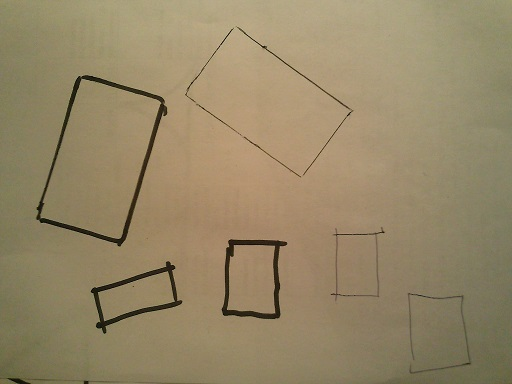
//> input picture tests/rectangle_5_1_6.jpg, 512 x 384 px
$ ./search_by_color   (built with g++ and OpenCV 4)
//> lines starting //> are read from the running program, lines starting //| are printed output that depends on the picture
//
// позволяет подобрать параметры
// Rmin, Rmax, Gmin, Gmax, Bmin, Bmax
// для выделения нужного объекта по цвету
//
// http://robocraft.ru/blog/computervision/365.html
//

#include <opencv/cv.h>
#include <opencv/highgui.h>
#include <opencv/cxcore.h>
#include <stdlib.h>
#include <stdio.h>

IplImage* image = 0;
IplImage* dst = 0;

// для хранения каналов RGB
IplImage* rgb = 0;
IplImage* r_plane = 0;
IplImage* g_plane = 0;
IplImage* b_plane = 0;
// для хранения каналов RGB после преобразования
IplImage* r_range = 0;
IplImage* g_range = 0;
IplImage* b_range = 0;
// для хранения суммарной картинки
IplImage* rgb_and = 0;

int Rmin = 0;
int Rmax = 256;

int Gmin = 0;
int Gmax = 256;

int Bmin = 0;
int Bmax = 256;

int RGBmax = 256;

//
// функции-обработчики ползунка
//
void myTrackbarRmin(int pos) {
        Rmin = pos;
        cvInRangeS(r_plane, cvScalar(Rmin), cvScalar(Rmax), r_range);
}

void myTrackbarRmax(int pos) {
        Rmax = pos;
        cvInRangeS(r_plane, cvScalar(Rmin), cvScalar(Rmax), r_range);
}

void myTrackbarGmin(int pos) {
        Gmin = pos;
        cvInRangeS(g_plane, cvScalar(Gmin), cvScalar(Gmax), g_range);
}

void myTrackbarGmax(int pos) {
        Gmax = pos;
        cvInRangeS(g_plane, cvScalar(Gmin), cvScalar(Gmax), g_range);
}

void myTrackbarBmin(int pos) {
        Bmin = pos;
        cvInRangeS(b_plane, cvScalar(Bmin), cvScalar(Bmax), b_range);
}

void myTrackbarBmax(int pos) {
        Bmax = pos;
        cvInRangeS(b_plane, cvScalar(Bmin), cvScalar(Bmax), b_range);
}

int main(int argc, char* argv[])
{
        // имя картинки задаётся первым параметром
        const char* filename = argc == 2 ? argv[1] : "../tests/rectangle_5_1_6.jpg";
        // получаем картинку
        image = cvLoadImage(filename,1);
//> image is the input picture: 384 rows x 512 cols, CV_8UC3; mean B, G, R 102.9, 134.9, 150

        printf("[i] image: %s\n", filename);
        assert( image != 0 );

        // создаём картинки
        rgb = cvCreateImage( cvGetSize(image), IPL_DEPTH_8U, 3 );
        r_plane = cvCreateImage( cvGetSize(image), IPL_DEPTH_8U, 1 );
        g_plane = cvCreateImage( cvGetSize(image), IPL_DEPTH_8U, 1 );
        b_plane = cvCreateImage( cvGetSize(image), IPL_DEPTH_8U, 1 );
        r_range = cvCreateImage( cvGetSize(image), IPL_DEPTH_8U, 1 );
        g_range = cvCreateImage( cvGetSize(image), IPL_DEPTH_8U, 1 );
        b_range = cvCreateImage( cvGetSize(image), IPL_DEPTH_8U, 1 );
        rgb_and = cvCreateImage( cvGetSize(image), IPL_DEPTH_8U, 1 );
        //  копируем
        cvCopy(image, rgb);
        // разбиваем на отельные каналы
        cvSplit( rgb, b_plane, g_plane, r_plane, 0 );
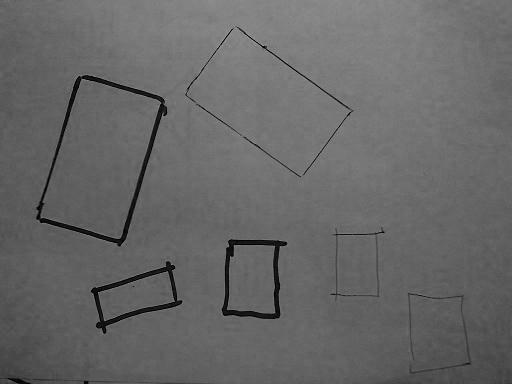
//> b_plane: 384 rows x 512 cols, CV_8UC1; min 0, max 163, mean 102.9
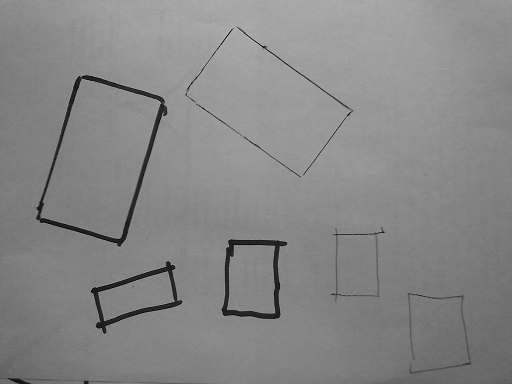
//> g_plane: 384 rows x 512 cols, CV_8UC1; min 0, max 193, mean 134.9
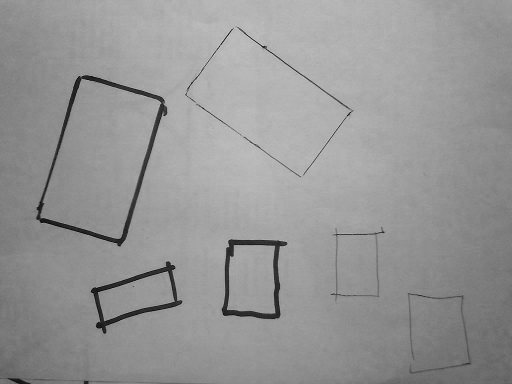
//> r_plane: 384 rows x 512 cols, CV_8UC1; min 4, max 210, mean 150

        //
        // определяем минимальное и максимальное значение
        // у каналов HSV
        double framemin=0;
        double framemax=0;

        cvMinMaxLoc(r_plane, &framemin, &framemax);
//> framemin = 4; framemax = 210
        printf("[R] %f x %f\n", framemin, framemax );
//| [R] 4.000000 x 210.000000
        Rmin = framemin;
//> Rmin = 4
        Rmax = framemax;
//> Rmax = 210
        cvMinMaxLoc(g_plane, &framemin, &framemax);
//> framemin = 0; framemax = 193
        printf("[G] %f x %f\n", framemin, framemax );
//| [G] 0.000000 x 193.000000
        Gmin = framemin;
//> Gmin = 0
        Gmax = framemax;
//> Gmax = 193
        cvMinMaxLoc(b_plane, &framemin, &framemax);
//> framemax = 163
        printf("[B] %f x %f\n", framemin, framemax );
//| [B] 0.000000 x 163.000000
        Bmin = framemin;
//> Bmin = 0
        Bmax = framemax;
//> Bmax = 163

        // окна для отображения картинки
        cvNamedWindow("original",CV_WINDOW_AUTOSIZE);
        cvNamedWindow("R",CV_WINDOW_AUTOSIZE);
        cvNamedWindow("G",CV_WINDOW_AUTOSIZE);
        cvNamedWindow("B",CV_WINDOW_AUTOSIZE);
        cvNamedWindow("R range",CV_WINDOW_AUTOSIZE);
        cvNamedWindow("G range",CV_WINDOW_AUTOSIZE);
        cvNamedWindow("B range",CV_WINDOW_AUTOSIZE);
        cvNamedWindow("rgb and",CV_WINDOW_AUTOSIZE);

        cvCreateTrackbar("Rmin", "R range", &Rmin, RGBmax, myTrackbarRmin);
        cvCreateTrackbar("Rmax", "R range", &Rmax, RGBmax, myTrackbarRmax);
        cvCreateTrackbar("Gmin", "G range", &Gmin, RGBmax, myTrackbarGmin);
        cvCreateTrackbar("Gmax", "G range", &Gmax, RGBmax, myTrackbarGmax);
        cvCreateTrackbar("Bmin", "B range", &Gmin, RGBmax, myTrackbarBmin);
        cvCreateTrackbar("Bmax", "B range", &Gmax, RGBmax, myTrackbarBmax);

        //
        // разместим окна по рабочему столу
        //
        if(image->width <1920/4 && image->height<1080/2){
                cvMoveWindow("original", 0, 0);
                cvMoveWindow("R", image->width+10, 0);
                cvMoveWindow("G", (image->width+10)*2, 0);
                cvMoveWindow("B", (image->width+10)*3, 0);
                cvMoveWindow("rgb and", 0, image->height+30);
                cvMoveWindow("R range", image->width+10, image->height+30);
                cvMoveWindow("G range", (image->width+10)*2, image->height+30);
                cvMoveWindow("B range", (image->width+10)*3, image->height+30);
        }

        while(true){

                // показываем картинку
                cvShowImage("original",image);

                // показываем слои
                cvShowImage( "R", r_plane );
                cvShowImage( "G", g_plane );
                cvShowImage( "B", b_plane );

                // показываем результат порогового преобразования
                cvShowImage( "R range", r_range );
                cvShowImage( "G range", g_range );
                cvShowImage( "B range", b_range );

                // складываем
                cvAnd(r_range, g_range, rgb_and);
                cvAnd(rgb_and, b_range, rgb_and);

                // показываем результат
                cvShowImage( "rgb and", rgb_and );

                char c = cvWaitKey(33);
//> in myTrackbarRmin, `cvInRangeS(r_plane, cvScalar(Rmin), cvScalar(Rmax), r_range);`: r_range: 384 rows x 512 cols, CV_8UC1; every value is 255
//> the Esc key is pressed
                if (c == 27) { // если нажата ESC - выходим
                        break;
                }
        }
        printf("\n[i] Results:\n" );
        printf("[i][R] %d : %d\n", Rmin, Rmax );
        printf("[i][G] %d : %d\n", Gmin, Gmax );
        printf("[i][B] %d : %d\n", Bmin, Bmax );

        // освобождаем ресурсы
        cvReleaseImage(& image);
        cvReleaseImage(&rgb);
        cvReleaseImage(&r_plane);
        cvReleaseImage(&g_plane);
        cvReleaseImage(&b_plane);
        cvReleaseImage(&r_range);
        cvReleaseImage(&g_range);
        cvReleaseImage(&b_range);
        cvReleaseImage(&rgb_and);
        // удаляем окна
        cvDestroyAllWindows();
        return 0;
}
